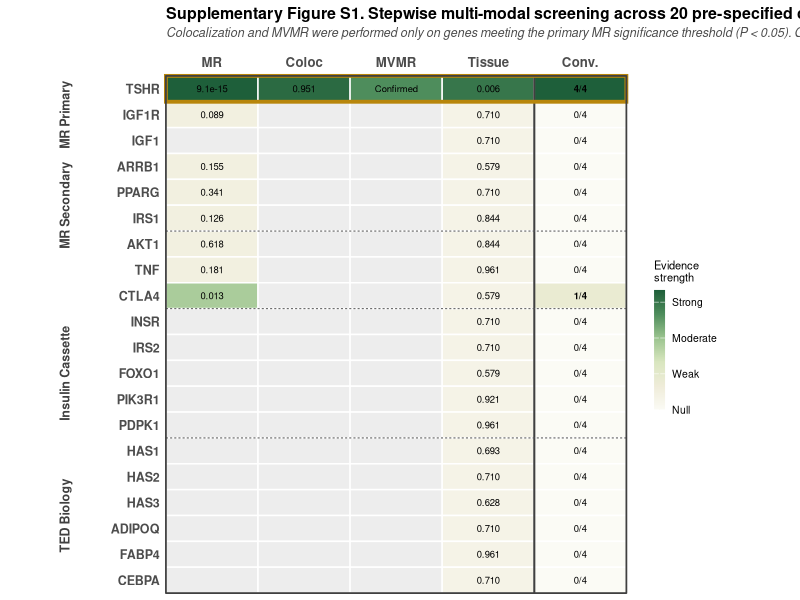
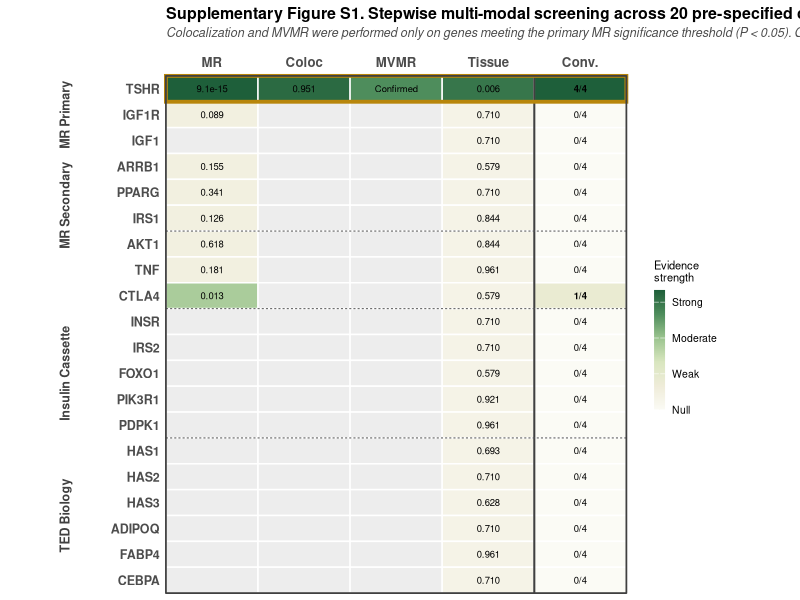
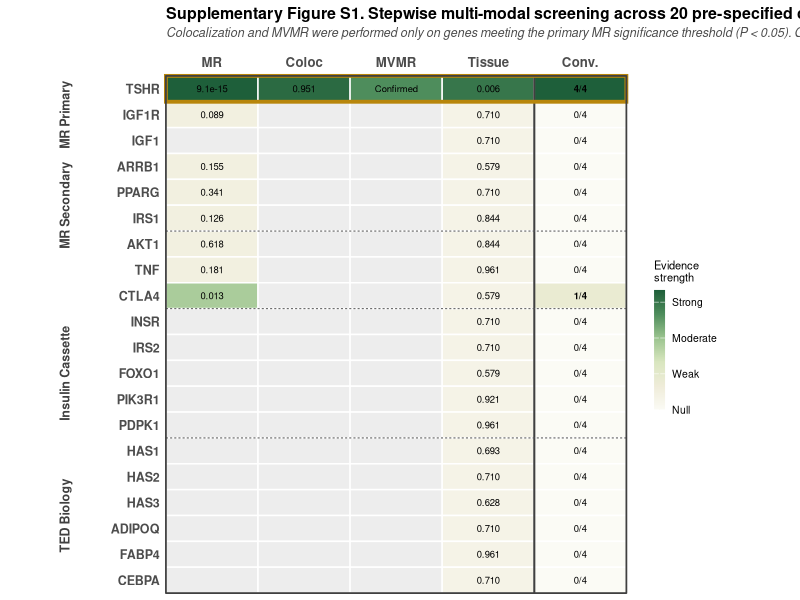

Generate these figures, in order, with R:
# =============================================================================
# TED-TRAP — Supplementary Figure S1 (20-gene stepwise screening heatmap)
# Standalone version derived from Figure 3 v3 Panel A
# Changes: remove "Not tested" text, reframe as stepwise screening
# =============================================================================

suppressPackageStartupMessages({
    library(ggplot2)
    library(dplyr)
    library(tidyr)
    library(patchwork)
    library(scales)
    library(grid)
})

setwd("c:/ProjectTEDGWAS")
if (!dir.exists("TrackA_MR/figures")) dir.create("TrackA_MR/figures", recursive = TRUE)

base_family <- "sans"

# =============================================================================
# Load
# =============================================================================
mr <- read.csv("TrackA_MR/results/02_mr_main.csv", stringsAsFactors = FALSE)
coloc <- read.csv("TrackA_MR/results/03_coloc_TSHR.csv", stringsAsFactors = FALSE)
tis <- read.csv("TrackA_MR/results/06b_candidate_deseq2_reanalysis.csv",
    stringsAsFactors = FALSE
)

gene_groups <- tibble::tribble(
    ~gene, ~group, ~group_order, ~gene_order,
    "TSHR", "MR Primary", 1, 1,
    "IGF1R", "MR Primary", 1, 2,
    "IGF1", "MR Primary", 1, 3,
    "ARRB1", "MR Secondary", 2, 4,
    "PPARG", "MR Secondary", 2, 5,
    "IRS1", "MR Secondary", 2, 6,
    "AKT1", "MR Secondary", 2, 7,
    "TNF", "MR Secondary", 2, 8,
    "CTLA4", "MR Secondary", 2, 9,
    "INSR", "Insulin Cassette", 3, 10,
    "IRS2", "Insulin Cassette", 3, 11,
    "FOXO1", "Insulin Cassette", 3, 12,
    "PIK3R1", "Insulin Cassette", 3, 13,
    "PDPK1", "Insulin Cassette", 3, 14,
    "HAS1", "TED Biology", 4, 15,
    "HAS2", "TED Biology", 4, 16,
    "HAS3", "TED Biology", 4, 17,
    "ADIPOQ", "TED Biology", 4, 18,
    "FABP4", "TED Biology", 4, 19,
    "CEBPA", "TED Biology", 4, 20
)

mr_primary <- mr %>%
    filter(
        outcome_role == "Primary",
        method %in% c("Inverse variance weighted", "Wald ratio")
    ) %>%
    transmute(gene, mr_pval = pval)

coloc_val <- coloc %>%
    filter(Outcome == "GD_Primary_BBJ") %>%
    pull(PP_H4)

mat <- gene_groups %>%
    left_join(mr_primary, by = "gene") %>%
    left_join(tis %>% transmute(gene, tis_padj = padj_candidate_raw), by = "gene") %>%
    mutate(
        coloc_PPH4 = ifelse(gene == "TSHR", coloc_val, NA_real_),
        mvmr_flag = ifelse(gene == "TSHR", 1, NA_real_),
        ev_mr = ifelse(!is.na(mr_pval) & mr_pval < 0.05, 1, 0),
        ev_coloc = ifelse(!is.na(coloc_PPH4) & coloc_PPH4 > 0.8, 1, 0),
        ev_mvmr = ifelse(gene == "TSHR", 1, 0),
        ev_tis = ifelse(!is.na(tis_padj) & tis_padj < 0.05, 1, 0),
        conv_score = ev_mr + ev_coloc + ev_mvmr + ev_tis
    )

# =============================================================================
# Build heatmap long
# =============================================================================
long <- mat %>%
    transmute(
        gene, group, gene_order,
        `MR` = case_when(
            is.na(mr_pval) ~ NA_real_,
            mr_pval < 1e-10 ~ 1.0,
            mr_pval < 0.001 ~ 0.85,
            mr_pval < 0.05 ~ 0.55,
            TRUE ~ 0.15
        ),
        `Coloc` = case_when(
            is.na(coloc_PPH4) ~ NA_real_,
            coloc_PPH4 > 0.9 ~ 0.95,
            coloc_PPH4 > 0.8 ~ 0.75,
            TRUE ~ 0.3
        ),
        `MVMR` = case_when(
            is.na(mvmr_flag) ~ NA_real_,
            TRUE ~ 0.8
        ),
        `Tissue` = case_when(
            is.na(tis_padj) ~ NA_real_,
            tis_padj < 0.01 ~ 0.9,
            tis_padj < 0.05 ~ 0.6,
            tis_padj < 0.1 ~ 0.3,
            TRUE ~ 0.1
        ),
        `Conv.` = conv_score / 4
    ) %>%
    pivot_longer(
        cols = c(MR, Coloc, MVMR, Tissue, `Conv.`),
        names_to = "evidence", values_to = "score"
    ) %>%
    mutate(evidence = factor(evidence, levels = c("MR", "Coloc", "MVMR", "Tissue", "Conv.")))

long <- long %>%
    left_join(mat %>% select(gene, mr_pval, coloc_PPH4, tis_padj, conv_score),
        by = "gene"
    ) %>%
    mutate(label = case_when(
        # PATCH: NO "Not tested" — empty cells get blank labels
        evidence == "MR" & !is.na(mr_pval) & mr_pval < 0.001 ~ formatC(mr_pval, format = "e", digits = 1),
        evidence == "MR" & !is.na(mr_pval) ~ sprintf("%.3f", mr_pval),
        evidence == "Coloc" & !is.na(coloc_PPH4) ~ sprintf("%.3f", coloc_PPH4),
        evidence == "MVMR" & !is.na(score) ~ "Confirmed",
        evidence == "Tissue" & !is.na(tis_padj) & tis_padj < 0.001 ~ formatC(tis_padj, format = "e", digits = 1),
        evidence == "Tissue" & !is.na(tis_padj) ~ sprintf("%.3f", tis_padj),
        evidence == "Conv." ~ paste0(conv_score, "/4"),
        TRUE ~ ""
    ))

long$gene <- factor(long$gene, levels = rev(gene_groups$gene))
long$face <- case_when(
    long$evidence == "Conv." & long$conv_score == 4 ~ "bold",
    long$evidence == "Conv." & long$conv_score >= 1 ~ "bold",
    TRUE ~ "plain"
)

# =============================================================================
# Heatmap plot (refined for standalone Supp)
# =============================================================================
suppS1 <- ggplot(long, aes(x = evidence, y = gene, fill = score)) +
    geom_tile(color = "white", linewidth = 0.5) +
    geom_text(aes(label = label, fontface = face), size = 2.4) +
    scale_fill_gradientn(
        colors = c("#FBFBF5", "#EFECD9", "#D9E6BF", "#9BC48F", "#4E8D5C", "#1E5F3A"),
        values = scales::rescale(c(0, 0.2, 0.4, 0.6, 0.8, 1.0)),
        limits = c(0, 1),
        na.value = "#EDEDED",
        name = "Evidence\nstrength",
        breaks = c(0, 0.3, 0.6, 0.9),
        labels = c("Null", "Weak", "Moderate", "Strong"),
        guide = guide_colorbar(
            barwidth = 0.55, barheight = 6,
            title.theme = element_text(size = 8),
            label.theme = element_text(size = 7.5)
        )
    ) +
    geom_vline(xintercept = 4.5, linewidth = 0.7, color = "grey25") +
    geom_hline(
        yintercept = c(6.5, 11.5, 14.5), linewidth = 0.35,
        color = "grey35", linetype = "22"
    ) +
    annotate("rect",
        xmin = 0.5, xmax = 5.5, ymin = 19.5, ymax = 20.5,
        fill = NA, color = "#B8860B", linewidth = 1.3
    ) +
    scale_x_discrete(position = "top", expand = c(0, 0)) +
    scale_y_discrete(expand = c(0, 0)) +
    labs(
        x = NULL, y = NULL,
        title = "Supplementary Figure S1. Stepwise multi-modal screening across 20 pre-specified candidate genes",
        subtitle = "Colocalization and MVMR were performed only on genes meeting the primary MR significance threshold (P < 0.05). Grey cells denote conditional non-testing rather than null results."
    ) +
    theme_minimal(base_size = 10, base_family = base_family) +
    theme(
        plot.title = element_text(face = "bold", size = 11.5, margin = margin(b = 3)),
        plot.subtitle = element_text(
            size = 9, face = "italic", color = "grey30",
            margin = margin(b = 10)
        ),
        axis.text.x.top = element_text(face = "bold", size = 9.5, margin = margin(b = 4)),
        axis.text.y = element_text(face = "bold", size = 9),
        panel.grid = element_blank(),
        panel.border = element_rect(fill = NA, color = "grey25", linewidth = 0.6),
        legend.position = "right",
        legend.margin = margin(l = 10),
        plot.margin = margin(5, 60, 5, 80)
    )

# Group brackets (left side)
suppS1 <- suppS1 +
    annotation_custom(
        grob = grid::textGrob("MR Primary",
            rot = 90,
            gp = grid::gpar(fontsize = 9, fontface = "bold", col = "grey25")
        ),
        xmin = -0.6, xmax = -0.6, ymin = 19, ymax = 19
    ) +
    annotation_custom(
        grob = grid::textGrob("MR Secondary",
            rot = 90,
            gp = grid::gpar(fontsize = 9, fontface = "bold", col = "grey25")
        ),
        xmin = -0.6, xmax = -0.6, ymin = 15.5, ymax = 15.5
    ) +
    annotation_custom(
        grob = grid::textGrob("Insulin Cassette",
            rot = 90,
            gp = grid::gpar(fontsize = 9, fontface = "bold", col = "grey25")
        ),
        xmin = -0.6, xmax = -0.6, ymin = 9, ymax = 9
    ) +
    annotation_custom(
        grob = grid::textGrob("TED Biology",
            rot = 90,
            gp = grid::gpar(fontsize = 9, fontface = "bold", col = "grey25")
        ),
        xmin = -0.6, xmax = -0.6, ymin = 3.5, ymax = 3.5
    ) +
    coord_cartesian(clip = "off")

# =============================================================================
# Save
# =============================================================================
ggsave("TrackA_MR/figures/FigureS1_stepwise_screening.pdf", suppS1,
    width = 9.5, height = 11, device = cairo_pdf, bg = "white"
)
ggsave("TrackA_MR/figures/FigureS1_stepwise_screening.png", suppS1,
    width = 9.5, height = 11, dpi = 600, bg = "white"
)
ggsave("TrackA_MR/figures/FigureS1_stepwise_screening.tiff", suppS1,
    width = 9.5, height = 11, dpi = 600, compression = "lzw", bg = "white"
)

cat("\n✅ Supplementary Figure S1 saved\n")
cat("   - Standalone 20-gene heatmap (no Panel B/C)\n")
cat("   - 'Not tested' text removed (explained in subtitle)\n")
cat("   - Reframed as stepwise screening\n")
